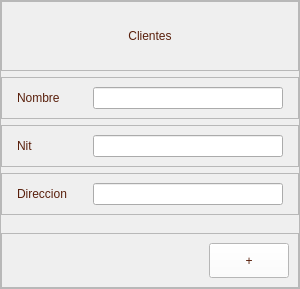
                  <widget class="QFrame" name="frame_40">
                   <property name="minimumSize">
                    <size>
                     <width>300</width>
                     <height>0</height>
                    </size>
                   </property>
                   <property name="maximumSize">
                    <size>
                     <width>200</width>
                     <height>16777215</height>
                    </size>
                   </property>
                   <property name="frameShape">
                    <enum>QFrame::StyledPanel</enum>
                   </property>
                   <property name="frameShadow">
                    <enum>QFrame::Raised</enum>
                   </property>
                   <layout class="QVBoxLayout" name="verticalLayout_78">
                    <property name="leftMargin">
                     <number>0</number>
                    </property>
                    <property name="topMargin">
                     <number>0</number>
                    </property>
                    <property name="rightMargin">
                     <number>0</number>
                    </property>
                    <property name="bottomMargin">
                     <number>0</number>
                    </property>
                    <item>
                     <widget class="QFrame" name="frame_42">
                      <property name="frameShape">
                       <enum>QFrame::StyledPanel</enum>
                      </property>
                      <property name="frameShadow">
                       <enum>QFrame::Raised</enum>
                      </property>
                      <layout class="QVBoxLayout" name="verticalLayout_79">
                       <item>
                        <widget class="QLabel" name="label_114">
                         <property name="minimumSize">
                          <size>
                           <width>0</width>
                           <height>50</height>
                          </size>
                         </property>
                         <property name="maximumSize">
                          <size>
                           <width>16777215</width>
                           <height>50</height>
                          </size>
                         </property>
                         <property name="styleSheet">
                          <string notr="true">color: rgb(89, 31, 11);
font: 75 12pt &quot;Open Sans Semibold&quot;</string>
                         </property>
                         <property name="text">
                          <string>Clientes</string>
                         </property>
                         <property name="alignment">
                          <set>Qt::AlignCenter</set>
                         </property>
                        </widget>
                       </item>
                      </layout>
                     </widget>
                    </item>
                    <item>
                     <widget class="QFrame" name="frame_188">
                      <property name="frameShape">
                       <enum>QFrame::StyledPanel</enum>
                      </property>
                      <property name="frameShadow">
                       <enum>QFrame::Raised</enum>
                      </property>
                      <layout class="QHBoxLayout" name="horizontalLayout_26">
                       <property name="leftMargin">
                        <number>15</number>
                       </property>
                       <property name="rightMargin">
                        <number>15</number>
                       </property>
                       <item>
                        <widget class="QLabel" name="label_115">
                         <property name="styleSheet">
                          <string notr="true">color: rgb(89, 31, 11);
font: 75 10pt &quot;Open Sans Semibold&quot;</string>
                         </property>
                         <property name="text">
                          <string>Nombre</string>
                         </property>
                        </widget>
                       </item>
                       <item>
                        <widget class="QLineEdit" name="fincaAcText_4">
                         <property name="minimumSize">
                          <size>
                           <width>100</width>
                           <height>0</height>
                          </size>
                         </property>
                         <property name="maximumSize">
                          <size>
                           <width>190</width>
                           <height>16777215</height>
                          </size>
                         </property>
                        </widget>
                       </item>
                      </layout>
                     </widget>
                    </item>
                    <item>
                     <widget class="QFrame" name="frame_192">
                      <property name="frameShape">
                       <enum>QFrame::StyledPanel</enum>
                      </property>
                      <property name="frameShadow">
                       <enum>QFrame::Raised</enum>
                      </property>
                      <layout class="QHBoxLayout" name="horizontalLayout_25">
                       <property name="leftMargin">
                        <number>15</number>
                       </property>
                       <property name="rightMargin">
                        <number>15</number>
                       </property>
                       <item>
                        <widget class="QLabel" name="label_117">
                         <property name="styleSheet">
                          <string notr="true">color: rgb(89, 31, 11);
font: 75 10pt &quot;Open Sans Semibold&quot;</string>
                         </property>
                         <property name="text">
                          <string>Nit</string>
                         </property>
                        </widget>
                       </item>
                       <item>
                        <widget class="QLineEdit" name="fincaAcText_5">
                         <property name="minimumSize">
                          <size>
                           <width>100</width>
                           <height>0</height>
                          </size>
                         </property>
                         <property name="maximumSize">
                          <size>
                           <width>190</width>
                           <height>16777215</height>
                          </size>
                         </property>
                        </widget>
                       </item>
                      </layout>
                     </widget>
                    </item>
                    <item>
                     <widget class="QFrame" name="frame_199">
                      <property name="frameShape">
                       <enum>QFrame::StyledPanel</enum>
                      </property>
                      <property name="frameShadow">
                       <enum>QFrame::Raised</enum>
                      </property>
                      <layout class="QHBoxLayout" name="horizontalLayout_27">
                       <property name="leftMargin">
                        <number>15</number>
                       </property>
                       <property name="rightMargin">
                        <number>15</number>
                       </property>
                       <item>
                        <widget class="QLabel" name="label_118">
                         <property name="styleSheet">
                          <string notr="true">color: rgb(89, 31, 11);
font: 75 10pt &quot;Open Sans Semibold&quot;</string>
                         </property>
                         <property name="text">
                          <string>Direccion</string>
                         </property>
                        </widget>
                       </item>
                       <item>
                        <widget class="QLineEdit" name="fincaAcText_6">
                         <property name="minimumSize">
                          <size>
                           <width>100</width>
                           <height>0</height>
                          </size>
                         </property>
                         <property name="maximumSize">
                          <size>
                           <width>190</width>
                           <height>16777215</height>
                          </size>
                         </property>
                        </widget>
                       </item>
                      </layout>
                     </widget>
                    </item>
                    <item>
                     <widget class="QFrame" name="frame_43">
                      <property name="frameShape">
                       <enum>QFrame::StyledPanel</enum>
                      </property>
                      <property name="frameShadow">
                       <enum>QFrame::Raised</enum>
                      </property>
                     </widget>
                    </item>
                    <item>
                     <widget class="QFrame" name="frame_44">
                      <property name="frameShape">
                       <enum>QFrame::StyledPanel</enum>
                      </property>
                      <property name="frameShadow">
                       <enum>QFrame::Raised</enum>
                      </property>
                     </widget>
                    </item>
                    <item>
                     <widget class="QFrame" name="frame_50">
                      <property name="frameShape">
                       <enum>QFrame::StyledPanel</enum>
                      </property>
                      <property name="frameShadow">
                       <enum>QFrame::Raised</enum>
                      </property>
                      <layout class="QHBoxLayout" name="horizontalLayout_37">
                       <item>
                        <spacer name="horizontalSpacer_35">
                         <property name="orientation">
                          <enum>Qt::Horizontal</enum>
                         </property>
                         <property name="sizeHint" stdset="0">
                          <size>
                           <width>171</width>
                           <height>20</height>
                          </size>
                         </property>
                        </spacer>
                       </item>
                       <item>
                        <widget class="QPushButton" name="agregarCotizacion_2">
                         <property name="minimumSize">
                          <size>
                           <width>0</width>
                           <height>35</height>
                          </size>
                         </property>
                         <property name="styleSheet">
                          <string notr="true">QFrame{
background-color: rgb(51, 157, 255);
}

QPushButton{
color: rgb(89, 31, 11);
background-color: rgb(255, 255, 255);
font: 75 9pt &quot;Open Sans Semibold&quot;
}

QPushButton:hover{
color: rgb(255, 255, 255);
background-color: rgb(209, 172, 127);
font: 75 9pt  &quot;Open Sans Semibold&quot;
}
</string>
                         </property>
                         <property name="text">
                          <string>+</string>
                         </property>
                        </widget>
                       </item>
                      </layout>
                     </widget>
                    </item>
                   </layout>
                  </widget>
